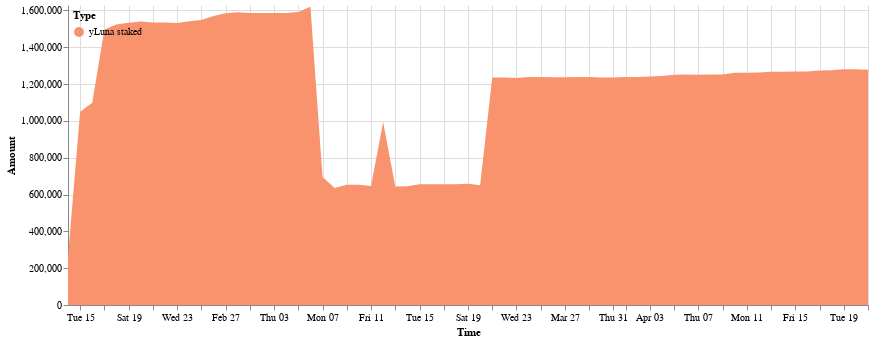

This figure's notebook cell:
### Code cell
domain = ['yLuna staked']
range_ = ['#f8936d']
cp.get_yluna_time_area_chart(daily_delta_stk, 
               alt.Scale(domain=domain, range=range_),
               min_date = daily_delta_stk.Time.min(),
               max_date = daily_delta_stk.Time.max(),
               top_padding = 10000
        ).properties(width=800).configure_view(strokeOpacity=0)

### Figure 1 — Vega-Lite specification as saved in the notebook (floating-point values rounded to 4 significant figures)
{"config": {"view": {"continuousWidth": 400, "continuousHeight": 300, "strokeOpacity": 0}}, "data": {"name": "data-199730e2c9a7326e4a413133d40446ab"}, "mark": "area", "encoding": {"color": {"field": "Type", "legend": {"direction": "vertical", "legendY": 0, "orient": "none", "padding": 5}, "scale": {"domain": ["yLuna staked"], "range": ["#f8936d"]}, "type": "nominal"}, "tooltip": [{"field": "Time", "format": "%Y-%m-%d", "type": "temporal"}, {"field": "Type", "type": "nominal"}, {"field": "Amount (millions)", "type": "nominal"}], "x": {"field": "Time", "scale": {"domain": ["2022-02-14", "2022-04-21"]}, "type": "temporal"}, "y": {"field": "Amount", "scale": {"domain": [0, 1630000.0]}, "type": "quantitative"}}, "width": 800, "$schema": "https://vega.github.io/schema/vega-lite/v4.17.0.json", "datasets": {"data-199730e2c9a7326e4a413133d40446ab": [{"Time": "2022-02-14", "Amount signed": 264000.0, "Amount": 264000.0, "Type": "yLuna staked", "Amount (millions)": "0.26M"}, {"Time": "2022-02-15", "Amount signed": 785400.0, "Amount": 1049000.0, "Type": "yLuna staked", "Amount (millions)": "1.05M"}, {"Time": "2022-02-16", "Amount signed": 48820.0, "Amount": 1098000.0, "Type": "yLuna staked", "Amount (millions)": "1.1M"}, {"Time": "2022-02-17", "Amount signed": 398600.0, "Amount": 1497000.0, "Type": "yLuna staked", "Amount (millions)": "1.5M"}, {"Time": "2022-02-18", "Amount signed": 26480.0, "Amount": 1523000.0, "Type": "yLuna staked", "Amount (millions)": "1.52M"}, {"Time": "2022-02-19", "Amount signed": 9947.0, "Amount": 1533000.0, "Type": "yLuna staked", "Amount (millions)": "1.53M"}, {"Time": "2022-02-20", "Amount signed": 6690.0, "Amount": 1540000.0, "Type": "yLuna staked", "Amount (millions)": "1.54M"}, {"Time": "2022-02-21", "Amount signed": -5372.0, "Amount": 1534000.0, "Type": "yLuna staked", "Amount (millions)": "1.53M"}, {"Time": "2022-02-22", "Amount signed": -340.6, "Amount": 1534000.0, "Type": "yLuna staked", "Amount (millions)": "1.53M"}, {"Time": "2022-02-23", "Amount signed": -1892.0, "Amount": 1532000.0, "Type": "yLuna staked", "Amount (millions)": "1.53M"}, {"Time": "2022-02-24", "Amount signed": 9216.0, "Amount": 1541000.0, "Type": "yLuna staked", "Amount (millions)": "1.54M"}, {"Time": "2022-02-25", "Amount signed": 6565.0, "Amount": 1548000.0, "Type": "yLuna staked", "Amount (millions)": "1.55M"}, {"Time": "2022-02-26", "Amount signed": 21590.0, "Amount": 1570000.0, "Type": "yLuna staked", "Amount (millions)": "1.57M"}, {"Time": "2022-02-27", "Amount signed": 15350.0, "Amount": 1585000.0, "Type": "yLuna staked", "Amount (millions)": "1.58M"}, {"Time": "2022-02-28", "Amount signed": 5056.0, "Amount": 1590000.0, "Type": "yLuna staked", "Amount (millions)": "1.59M"}, {"Time": "2022-03-01", "Amount signed": -3479.0, "Amount": 1587000.0, "Type": "yLuna staked", "Amount (millions)": "1.59M"}, {"Time": "2022-03-02", "Amount signed": -801.9, "Amount": 1586000.0, "Type": "yLuna staked", "Amount (millions)": "1.59M"}, {"Time": "2022-03-03", "Amount signed": -37.23, "Amount": 1586000.0, "Type": "yLuna staked", "Amount (millions)": "1.59M"}, {"Time": "2022-03-04", "Amount signed": 980.6, "Amount": 1587000.0, "Type": "yLuna staked", "Amount (millions)": "1.59M"}, {"Time": "2022-03-05", "Amount signed": 5166.0, "Amount": 1592000.0, "Type": "yLuna staked", "Amount (millions)": "1.59M"}, {"Time": "2022-03-06", "Amount signed": 27690.0, "Amount": 1620000.0, "Type": "yLuna staked", "Amount (millions)": "1.62M"}, {"Time": "2022-03-07", "Amount signed": -924800.0, "Amount": 694700.0, "Type": "yLuna staked", "Amount (millions)": "0.69M"}, {"Time": "2022-03-08", "Amount signed": -58730.0, "Amount": 636000.0, "Type": "yLuna staked", "Amount (millions)": "0.64M"}, {"Time": "2022-03-09", "Amount signed": 17560.0, "Amount": 653500.0, "Type": "yLuna staked", "Amount (millions)": "0.65M"}, {"Time": "2022-03-10", "Amount signed": -361.7, "Amount": 653200.0, "Type": "yLuna staked", "Amount (millions)": "0.65M"}, {"Time": "2022-03-11", "Amount signed": -7392.0, "Amount": 645800.0, "Type": "yLuna staked", "Amount (millions)": "0.65M"}, {"Time": "2022-03-12", "Amount signed": 348800.0, "Amount": 994600.0, "Type": "yLuna staked", "Amount (millions)": "0.99M"}, {"Time": "2022-03-13", "Amount signed": -350500.0, "Amount": 644100.0, "Type": "yLuna staked", "Amount (millions)": "0.64M"}, {"Time": "2022-03-14", "Amount signed": 1062.0, "Amount": 645200.0, "Type": "yLuna staked", "Amount (millions)": "0.65M"}, {"Time": "2022-03-15", "Amount signed": 10680.0, "Amount": 655900.0, "Type": "yLuna staked", "Amount (millions)": "0.66M"}, {"Time": "2022-03-16", "Amount signed": 95.07, "Amount": 656000.0, "Type": "yLuna staked", "Amount (millions)": "0.66M"}, {"Time": "2022-03-17", "Amount signed": -428.8, "Amount": 655500.0, "Type": "yLuna staked", "Amount (millions)": "0.66M"}, {"Time": "2022-03-18", "Amount signed": -93.91, "Amount": 655400.0, "Type": "yLuna staked", "Amount (millions)": "0.66M"}, {"Time": "2022-03-19", "Amount signed": 3185.0, "Amount": 658600.0, "Type": "yLuna staked", "Amount (millions)": "0.66M"}, {"Time": "2022-03-20", "Amount signed": -8623.0, "Amount": 650000.0, "Type": "yLuna staked", "Amount (millions)": "0.65M"}, {"Time": "2022-03-21", "Amount signed": 585600.0, "Amount": 1236000.0, "Type": "yLuna staked", "Amount (millions)": "1.24M"}, {"Time": "2022-03-22", "Amount signed": 617.7, "Amount": 1236000.0, "Type": "yLuna staked", "Amount (millions)": "1.24M"}, {"Time": "2022-03-23", "Amount signed": -3334.0, "Amount": 1233000.0, "Type": "yLuna staked", "Amount (millions)": "1.23M"}, {"Time": "2022-03-24", "Amount signed": 6148.0, "Amount": 1239000.0, "Type": "yLuna staked", "Amount (millions)": "1.24M"}, {"Time": "2022-03-25", "Amount signed": -1170.0, "Amount": 1238000.0, "Type": "yLuna staked", "Amount (millions)": "1.24M"}, {"Time": "2022-03-26", "Amount signed": -746.6, "Amount": 1237000.0, "Type": "yLuna staked", "Amount (millions)": "1.24M"}, {"Time": "2022-03-27", "Amount signed": 670.5, "Amount": 1238000.0, "Type": "yLuna staked", "Amount (millions)": "1.24M"}, {"Time": "2022-03-28", "Amount signed": 134.4, "Amount": 1238000.0, "Type": "yLuna staked", "Amount (millions)": "1.24M"}, {"Time": "2022-03-29", "Amount signed": 871.3, "Amount": 1239000.0, "Type": "yLuna staked", "Amount (millions)": "1.24M"}, {"Time": "2022-03-30", "Amount signed": -3567.0, "Amount": 1235000.0, "Type": "yLuna staked", "Amount (millions)": "1.24M"}, {"Time": "2022-03-31", "Amount signed": 752.8, "Amount": 1236000.0, "Type": "yLuna staked", "Amount (millions)": "1.24M"}, {"Time": "2022-04-01", "Amount signed": 2135.0, "Amount": 1238000.0, "Type": "yLuna staked", "Amount (millions)": "1.24M"}, {"Time": "2022-04-02", "Amount signed": 155.7, "Amount": 1238000.0, "Type": "yLuna staked", "Amount (millions)": "1.24M"}, {"Time": "2022-04-03", "Amount signed": 3122.0, "Amount": 1241000.0, "Type": "yLuna staked", "Amount (millions)": "1.24M"}, {"Time": "2022-04-04", "Amount signed": 2113.0, "Amount": 1243000.0, "Type": "yLuna staked", "Amount (millions)": "1.24M"}, {"Time": "2022-04-05", "Amount signed": 7745.0, "Amount": 1251000.0, "Type": "yLuna staked", "Amount (millions)": "1.25M"}, {"Time": "2022-04-06", "Amount signed": 1125.0, "Amount": 1252000.0, "Type": "yLuna staked", "Amount (millions)": "1.25M"}, {"Time": "2022-04-07", "Amount signed": -1646.0, "Amount": 1251000.0, "Type": "yLuna staked", "Amount (millions)": "1.25M"}, {"Time": "2022-04-08", "Amount signed": 1730.0, "Amount": 1252000.0, "Type": "yLuna staked", "Amount (millions)": "1.25M"}, {"Time": "2022-04-09", "Amount signed": -135.3, "Amount": 1252000.0, "Type": "yLuna staked", "Amount (millions)": "1.25M"}, {"Time": "2022-04-10", "Amount signed": 9920.0, "Amount": 1262000.0, "Type": "yLuna staked", "Amount (millions)": "1.26M"}, {"Time": "2022-04-11", "Amount signed": -1080.0, "Amount": 1261000.0, "Type": "yLuna staked", "Amount (millions)": "1.26M"}, {"Time": "2022-04-12", "Amount signed": 1896.0, "Amount": 1263000.0, "Type": "yLuna staked", "Amount (millions)": "1.26M"}, {"Time": "2022-04-13", "Amount signed": 4050.0, "Amount": 1267000.0, "Type": "yLuna staked", "Amount (millions)": "1.27M"}, {"Time": "2022-04-14", "Amount signed": 566.8, "Amount": 1268000.0, "Type": "yLuna staked", "Amount (millions)": "1.27M"}, {"Time": "2022-04-15", "Amount signed": 746.2, "Amount": 1268000.0, "Type": "yLuna staked", "Amount (millions)": "1.27M"}, {"Time": "2022-04-16", "Amount signed": 590.3, "Amount": 1269000.0, "Type": "yLuna staked", "Amount (millions)": "1.27M"}, {"Time": "2022-04-17", "Amount signed": 4753.0, "Amount": 1274000.0, "Type": "yLuna staked", "Amount (millions)": "1.27M"}, {"Time": "2022-04-18", "Amount signed": 1358.0, "Amount": 1275000.0, "Type": "yLuna staked", "Amount (millions)": "1.28M"}, {"Time": "2022-04-19", "Amount signed": 5385.0, "Amount": 1280000.0, "Type": "yLuna staked", "Amount (millions)": "1.28M"}, {"Time": "2022-04-20", "Amount signed": -358.9, "Amount": 1280000.0, "Type": "yLuna staked", "Amount (millions)": "1.28M"}, {"Time": "2022-04-21", "Amount signed": -2552.0, "Amount": 1278000.0, "Type": "yLuna staked", "Amount (millions)": "1.28M"}]}}
